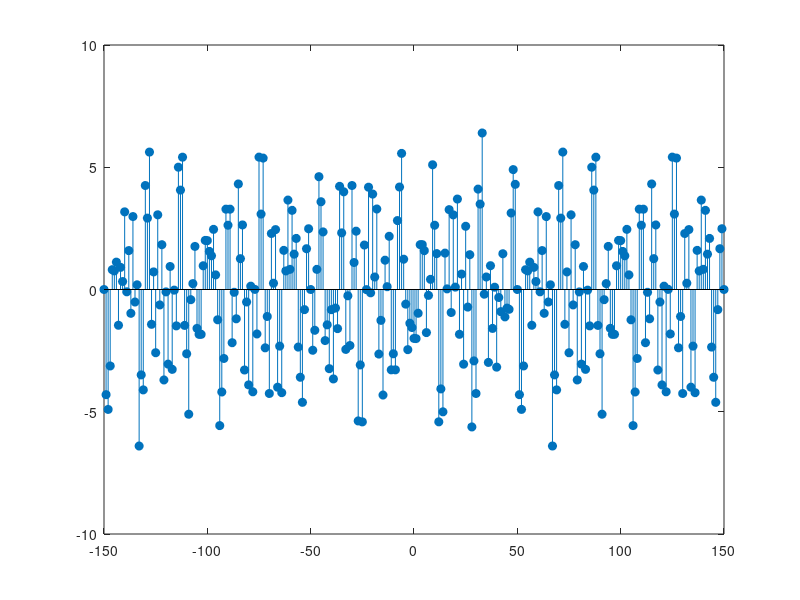

Recreate this plot in MATLAB. (Note: this script raises an error after producing the figure.)
% quiz 1 b
clc;

n2 = [-150:150]; 
x2 = 4*cos(0.36*pi*n2).*sin(0.62*pi*n2) - 2*(cos(0.15*pi*n2) + sin(0.36*pi*n2));

Hf_1 = figure; set(Hf_1, 'NumberTitle', 'off', 'name', 'quiz 1b');
Hs = stem(n2, x2, 'filled'); set(Hs, 'makersize', 3);
axis([min(n2) - 1], max(n2) + 1, min(x2) -1, max(x2) + 1);
xlabel('n', 'Fontsize', 10); ylabel('x2(n)', 'Fontsize', 10);
title('Sequence x2(n)', 'Fontsize', 15);
ntick = [n2(1):5:n2(end)];
set(gca, 'XtickMode', 'manual', 'Xtick', ntick);